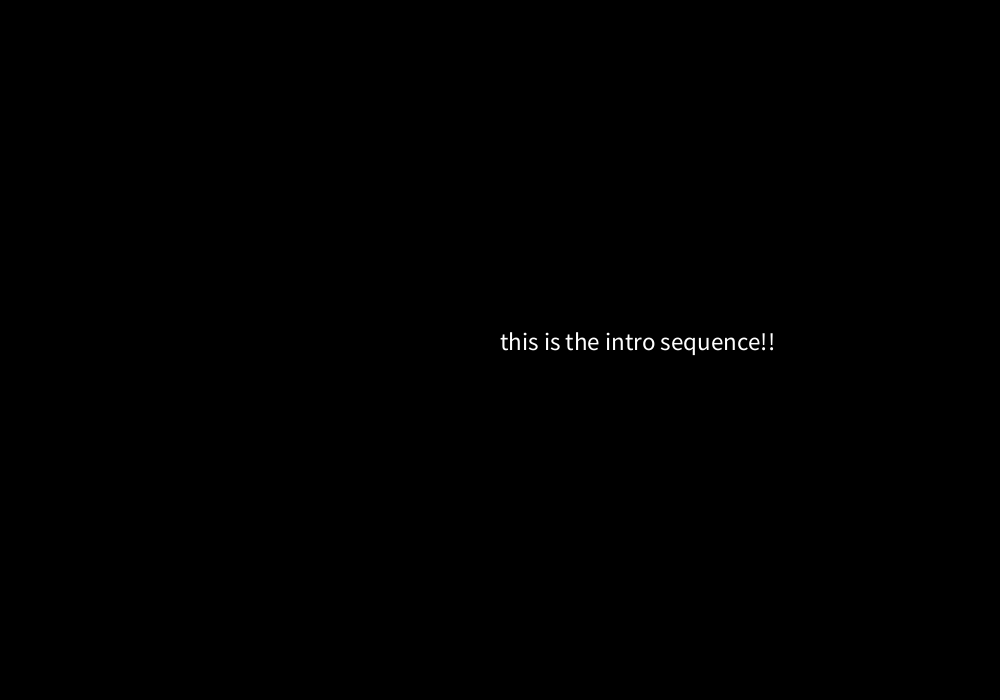
Frame 1 (no input)
Frame 60 (the mouse pressed at the canvas centre just before this capture): identical to frame 1, image omitted
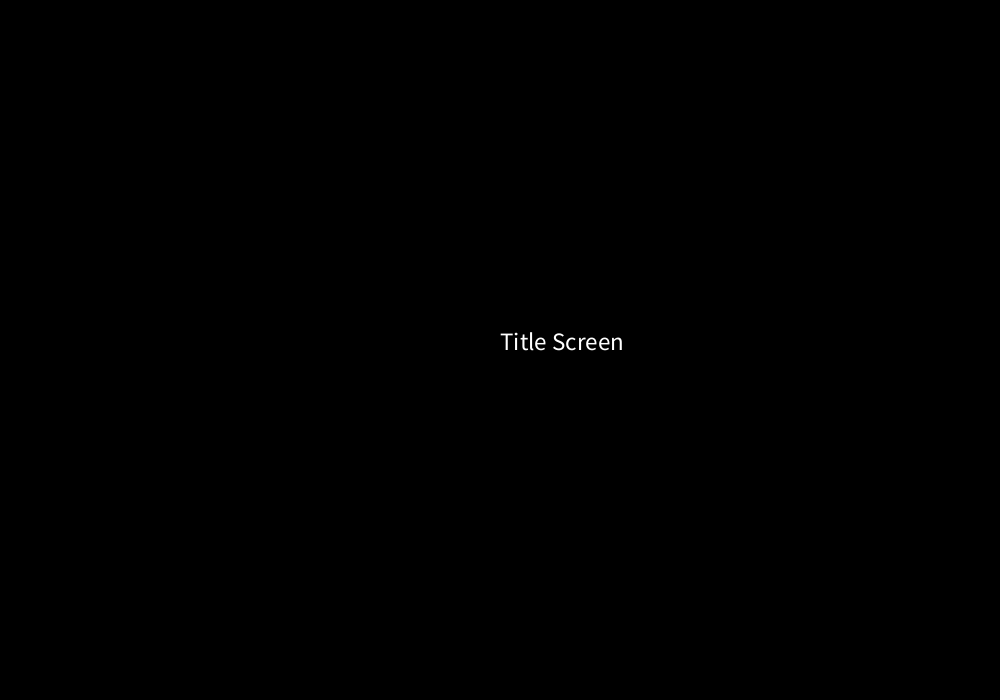
Frame 120 (the mouse held since frame 60 and released just before this capture)

The Processing sketch that drew these frames (run headless with seeded random() and noise(); from frame 60 on, the mouse is pressed at the canvas centre):

// Processing sketch: structure
// ── structure.pde

// creating game states!
String state = "Intro";

void setup () {
  size(1000,700);
  textSize (25);
}

void draw() {
  if (state == "Intro") {
    //load intro movie or image sequence
    background(0);
    text("this is the intro sequence!!", width/2,height/2);
    
  
}  else if (state == "title screen") {
  background(0);
  text( "Title Screen", width/2, height/2);
  
  
  
}  else if (state == "rules") {
  background(0);
  text( "Rules will be explained here", width/2, height/2);

  
  
  
}  else if (state == "round 1") {
  
  
  
  

}  else if (state == "skit 1") {
  background(0);
  text( "Short Visual novel style dialogue here", width/2, height/2);
 
  
  
  
} else if (state == "round 2") {
  background(#6050FF);
  
  
  
  
}  else if (state == "skit 2") {
  background(0);
  text( "Short Visual novel style dialogue here", width/2, height/2);
  
  
  
  
}  else if (state == "game complete") {
  background(#50FF51);
  text( "You Completed the Game!", width/2, height/2);
  
  
  
  
  
} else if (state == "game over") {
  background(#FF505C);
  text("You Failed the Game!", width/2, height/2);
  
  
  
  
  
  
}  else if (state == "scoreboard") {
  background(0);
  text( "Input your initials", width/2, height/2);
  
  
  
  
}
  
  
}



///mouse button clicks
void mousePressed () {
  if (state == "Intro"){
      state = "title screen";
      
  }else if (state == "title screen"){
    state = "rules";
    
    
  }else if (state == "rules"){
    state = "round 1";
    
    
  }else if (state == "round 1"){
    state = "skit 1";
  
  
  }else if (state == "skit 1") {
    state = "round 2";
       
    
  }else if (state == "round 2") {
    state = "skit 2";
  
  }else if (state == "skit 2") {
    state = "game complete";
    
    
  }else if (state == "game complete") {
    state = "scoreboard"; 
    
    
  }else if (state == "scoreboard"){
    state = "Intro";
    
  }
  
  
  
}
